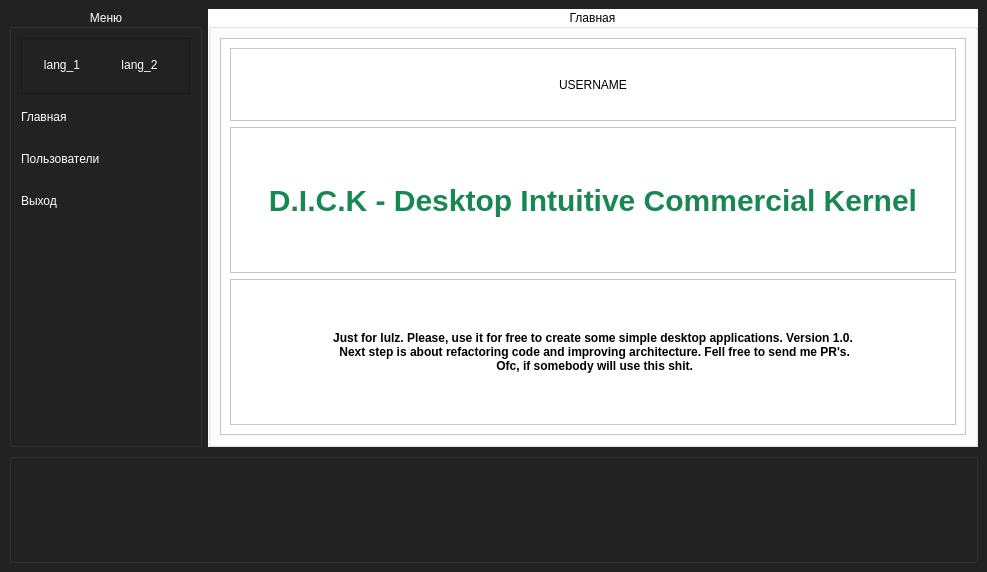
<?xml version="1.0" encoding="UTF-8"?>
<ui version="4.0">
 <class>MainWindow</class>
 <widget class="QMainWindow" name="MainWindow">
  <property name="geometry">
   <rect>
    <x>0</x>
    <y>0</y>
    <width>987</width>
    <height>572</height>
   </rect>
  </property>
  <property name="windowTitle">
   <string>Учет расхода и дохода</string>
  </property>
  <property name="autoFillBackground">
   <bool>false</bool>
  </property>
  <property name="styleSheet">
   <string notr="true">QWidget{
	background: #222;
	color: white;
}
</string>
  </property>
  <widget class="QWidget" name="centralwidget">
   <layout class="QGridLayout" name="gridLayout_2" rowstretch="4,1" columnstretch="1,4">
    <item row="1" column="0" colspan="2">
     <widget class="QGroupBox" name="groupBox_2">
      <property name="title">
       <string/>
      </property>
     </widget>
    </item>
    <item row="0" column="1">
     <widget class="QGroupBox" name="groupBox_3">
      <property name="styleSheet">
       <string notr="true">background-color: white !important;
    color: black;</string>
      </property>
      <property name="title">
       <string>Главная</string>
      </property>
      <property name="alignment">
       <set>Qt::AlignCenter</set>
      </property>
      <layout class="QGridLayout" name="gridLayout">
       <item row="0" column="0">
        <widget class="QScrollArea" name="scrollArea">
         <property name="sizePolicy">
          <sizepolicy hsizetype="Expanding" vsizetype="Expanding">
           <horstretch>0</horstretch>
           <verstretch>0</verstretch>
          </sizepolicy>
         </property>
         <property name="widgetResizable">
          <bool>true</bool>
         </property>
         <widget class="QWidget" name="scrollAreaWidgetContents">
          <property name="geometry">
           <rect>
            <x>0</x>
            <y>0</y>
            <width>744</width>
            <height>392</height>
           </rect>
          </property>
          <property name="sizePolicy">
           <sizepolicy hsizetype="Preferred" vsizetype="Preferred">
            <horstretch>0</horstretch>
            <verstretch>0</verstretch>
           </sizepolicy>
          </property>
          <layout class="QVBoxLayout" name="verticalLayout" stretch="1,2,2">
           <property name="sizeConstraint">
            <enum>QLayout::SetDefaultConstraint</enum>
           </property>
           <item>
            <widget class="QFrame" name="frame_7">
             <property name="frameShape">
              <enum>QFrame::StyledPanel</enum>
             </property>
             <property name="frameShadow">
              <enum>QFrame::Raised</enum>
             </property>
             <layout class="QGridLayout" name="gridLayout_7">
              <item row="0" column="0">
               <widget class="QLabel" name="username">
                <property name="text">
                 <string>USERNAME</string>
                </property>
                <property name="alignment">
                 <set>Qt::AlignCenter</set>
                </property>
               </widget>
              </item>
             </layout>
            </widget>
           </item>
           <item>
            <widget class="QFrame" name="frame_2">
             <property name="frameShape">
              <enum>QFrame::StyledPanel</enum>
             </property>
             <property name="frameShadow">
              <enum>QFrame::Raised</enum>
             </property>
             <layout class="QGridLayout" name="gridLayout_4">
              <item row="0" column="0">
               <widget class="QLabel" name="label">
                <property name="styleSheet">
                 <string notr="true">color:#198754; font-weight: 900;font-size: 30px
</string>
                </property>
                <property name="text">
                 <string>D.I.C.K - Desktop Intuitive Commercial Kernel</string>
                </property>
                <property name="alignment">
                 <set>Qt::AlignCenter</set>
                </property>
               </widget>
              </item>
             </layout>
            </widget>
           </item>
           <item>
            <widget class="QFrame" name="frame_3">
             <property name="frameShape">
              <enum>QFrame::StyledPanel</enum>
             </property>
             <property name="frameShadow">
              <enum>QFrame::Raised</enum>
             </property>
             <layout class="QGridLayout" name="gridLayout_6">
              <item row="0" column="0">
               <widget class="QLabel" name="label_3">
                <property name="styleSheet">
                 <string notr="true"> font-weight: 900</string>
                </property>
                <property name="text">
                 <string>Just for lulz. Please, use it for free to create some simple desktop applications. Version 1.0. 
 Next step is about refactoring code and improving architecture. Fell free to send me PR's. 
 Ofc, if somebody will use this shit.</string>
                </property>
                <property name="alignment">
                 <set>Qt::AlignCenter</set>
                </property>
               </widget>
              </item>
             </layout>
            </widget>
           </item>
          </layout>
         </widget>
        </widget>
       </item>
      </layout>
     </widget>
    </item>
    <item row="0" column="0">
     <widget class="QGroupBox" name="groupBox">
      <property name="styleSheet">
       <string notr="true">groupBox{
	text-align: center;
}

QPushButton{
	padding: 10px 10px 10px 0;
	border: 2px #222;
	border-style: none none solid none;
	transition: all 500ms;
	text-align: left;
}

QPushButton:hover{
  border-color: white;
}

QPushButton:pressed{
   background: white;
	color: #222;
    border-color: #222;
}

</string>
      </property>
      <property name="title">
       <string>Меню</string>
      </property>
      <property name="alignment">
       <set>Qt::AlignCenter</set>
      </property>
      <layout class="QGridLayout" name="gridLayout_3">
       <item row="4" column="0" colspan="2">
        <widget class="QPushButton" name="user_page_button">
         <property name="cursor">
          <cursorShape>PointingHandCursor</cursorShape>
         </property>
         <property name="text">
          <string>Пользователи</string>
         </property>
        </widget>
       </item>
       <item row="1" column="0" rowspan="2" colspan="2">
        <widget class="QPushButton" name="main_page_button">
         <property name="cursor">
          <cursorShape>PointingHandCursor</cursorShape>
         </property>
         <property name="text">
          <string>Главная</string>
         </property>
        </widget>
       </item>
       <item row="0" column="0" colspan="2">
        <widget class="QFrame" name="frame">
         <property name="styleSheet">
          <string notr="true">QPushButton{text-align:center}</string>
         </property>
         <property name="frameShape">
          <enum>QFrame::StyledPanel</enum>
         </property>
         <property name="frameShadow">
          <enum>QFrame::Raised</enum>
         </property>
         <layout class="QGridLayout" name="gridLayout_5">
          <item row="0" column="0">
           <widget class="QPushButton" name="lang_1">
            <property name="text">
             <string>lang_1</string>
            </property>
           </widget>
          </item>
          <item row="0" column="1">
           <widget class="QPushButton" name="lang_2">
            <property name="styleSheet">
             <string notr="true"/>
            </property>
            <property name="text">
             <string>lang_2</string>
            </property>
           </widget>
          </item>
         </layout>
        </widget>
       </item>
       <item row="5" column="0" colspan="2">
        <widget class="QPushButton" name="logout_button">
         <property name="cursor">
          <cursorShape>PointingHandCursor</cursorShape>
         </property>
         <property name="text">
          <string>Выход</string>
         </property>
        </widget>
       </item>
       <item row="6" column="0">
        <spacer name="verticalSpacer">
         <property name="orientation">
          <enum>Qt::Vertical</enum>
         </property>
         <property name="sizeHint" stdset="0">
          <size>
           <width>20</width>
           <height>40</height>
          </size>
         </property>
        </spacer>
       </item>
      </layout>
     </widget>
    </item>
   </layout>
  </widget>
 </widget>
 <resources/>
 <connections/>
</ui>
